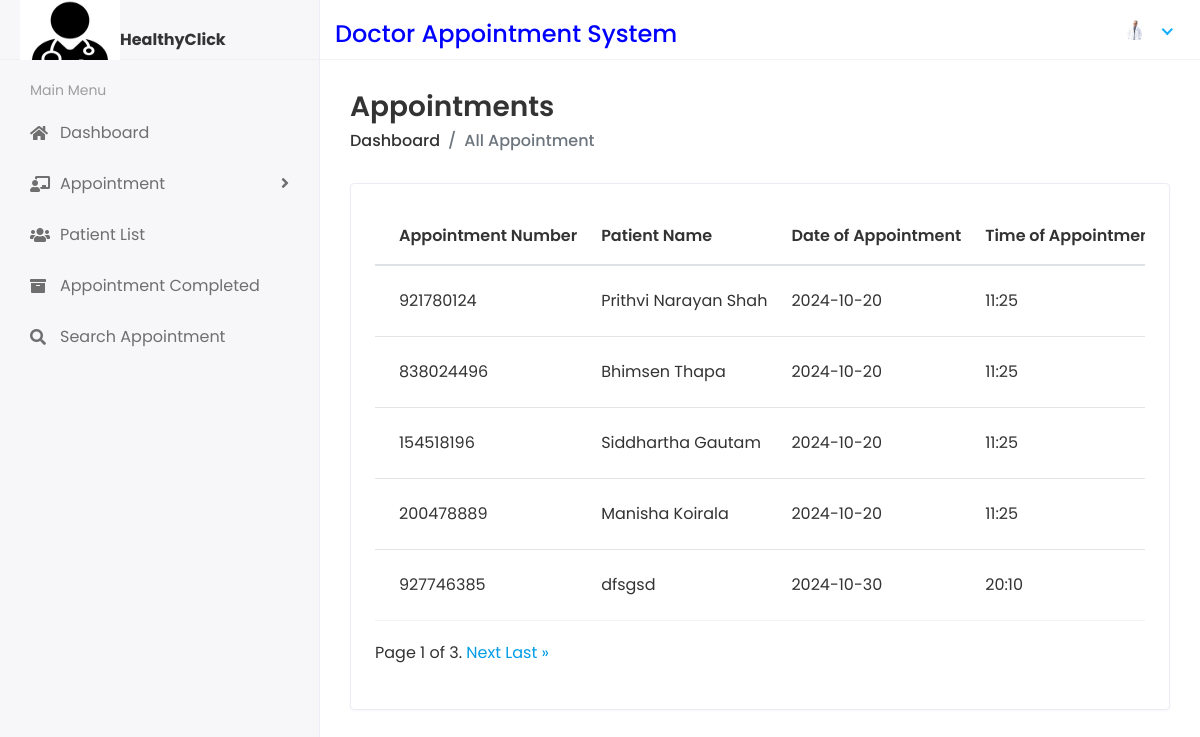
/Doctor/ViewAppointment (signed in), run on the app's committed database.
### dasapp/models.py (models this page shows, shortened)
class CustomUser(AbstractUser):
    USER = {
        (1, "admin"),
        (2, "doc"),
    }
    user_type = models.CharField(choices=USER, max_length=50, default=1)
    profile_pic = models.ImageField(upload_to="profile_pics/", blank=True, null=True)

class Appointment(models.Model):
    appointmentnumber = models.IntegerField(default=0)
    fullname = models.CharField(max_length=250)
    mobilenumber = models.CharField(max_length=11)
    email = models.EmailField(max_length=100)
    date_of_appointment = models.CharField(max_length=250)
    time_of_appointment = models.CharField(max_length=250)
    doctor_id = models.ForeignKey(DoctorReg, on_delete=models.CASCADE)
    additional_msg = models.TextField(blank=True)
    remark = models.CharField(max_length=250, default=0)
    status = models.CharField(default=0, max_length=200)
    prescription = models.TextField(blank=True, default=0)
    recommendedtest = models.TextField(blank=True, default=0)
    created_at = models.DateTimeField(auto_now_add=True)
    updated_at = models.DateTimeField(auto_now=True)

### docappsystem/docviews.py (the view)
# urls.py: path("Doctor/ViewAppointment", docviews.View_Appointment, name="view_appointment"),
def View_Appointment(request):
    try:
        doctor_admin = request.user
        doctor_reg = DoctorReg.objects.get(admin=doctor_admin)
        view_appointment = Appointment.objects.filter(doctor_id=doctor_reg)
        paginator = Paginator(view_appointment, 5)  # Show 5 appointments per page
        page = request.GET.get("page")
        try:
            view_appointment = paginator.page(page)
        except PageNotAnInteger:
            view_appointment = paginator.page(1)
        except EmptyPage:
            view_appointment = paginator.page(paginator.num_pages)
        context = {"view_appointment": view_appointment}
    except Exception as e:
        context = {"error_message": str(e)}
    return render(request, "doc/view_appointment.html", context)

### templates/doc/view_appointment.html (shortened to what this page needs)
{% extends 'base.html' %}
{% block content %}
<div class="content container-fluid">
  <div class="page-header">
    <div class="row align-items-center">
      <div class="col">
        <h3 class="page-title">Appointments</h3>
        <ul class="breadcrumb">
          <li class="breadcrumb-item">
            <a href="{% url 'doctor_home' %}">Dashboard</a>
          </li>
          <li class="breadcrumb-item active">All Appointment</li>
        </ul>
      </div>
    </div>
  </div>
  <div class="row">
    <div class="col-sm-12">
      <div class="card card-table">
        <div class="card-body">
          <div class="table-responsive">
            <table class="table table-hover table-center mb-0 datatable">
              <thead>
                <tr>
                  <th>Appointment Number</th>
                  <th>Patient Name</th>
                  <th>Date of Appointment</th>
                  <th>Time of Appointment</th>
                </tr>
              </thead>
              <tbody>
                {% for i in view_appointment %}
                <tr>
                  <td>{{i.appointmentnumber}}</td>
                  <td>{{i.fullname}}</td>
                  <td>{{i.date_of_appointment}}</td>
                  <td>{{i.time_of_appointment}}</td>
                </tr>
                {% endfor %}
              </tbody>
            </table>
            <div class="pagination"style="padding-top: 20px; padding-bottom: 20px; text-align: center;">
              <span class="step-links">
                <span class="current">
                  Page {{ view_appointment.number }} of {{ view_appointment.paginator.num_pages }}.
                </span>
                {% if view_appointment.has_next %}
                <a href="?page={{ view_appointment.next_page_number }}">Next</a>
                <a href="?page={{ view_appointment.paginator.num_pages }}">Last &raquo;</a>
                {% endif %}
              </span>
            </div>
          </div>
        </div>
      </div>
    </div>
  </div>
</div>
{% endblock %}

### templates/includes/header.html (shortened to what this page needs)
{% load static %}
{% if user.user_type == '1' %}
<div class="header">
    <div class="header-left" style="padding-top: 20px;">
       <a href="{% url 'admin_home' %}">
       <img src="{% static 'assets/img/logo.jpg'%}" width="80" height="80">
       </a>
       <strong>HealthyClick</strong>
    </div>
    <div class="top-nav-search" style="padding-top: 20px;color: blue;">
       <h4>Doctor Appointment System</h4>
    </div>
    <a class="mobile_btn" id="mobile_btn">
    <i class="fas fa-bars"></i>
    </a>
    <ul class="nav user-menu">
       <li class="nav-item dropdown has-arrow">
          <a href="#" class="dropdown-toggle nav-link" data-toggle="dropdown">
          <span class="user-img"><img class="rounded-circle" src="{{request.user.profile_pic.url}}" width="31" ></span>
          </a>
          <div class="dropdown-menu">
             <div class="user-header">
                <div class="avatar avatar-sm">
                   <img src="{{request.user.profile_pic.url}}" alt="User Image" class="avatar-img rounded-circle">
                </div>
                <div class="user-text">
                  <h6>{{user.first_name}} {{user.last_name}}</h6>
                   <p class="text-muted mb-0">Administrator</p>
                </div>
             </div>
             <a class="dropdown-item" href="{% url 'profile' %}">My Profile</a>
             <a class="dropdown-item" href="{% url 'change_password' %}">Setting</a>
             <a class="dropdown-item" href="{% url 'logout' %}">Logout</a>
          </div>
       </li>
    </ul>
 </div>
 {% else  %}
 <div class="header">
   <div class="header-left" style="padding-top: 20px;">
      <a href="{% url 'doctor_home' %}">
      <img src="{% static 'assets/img/logo.jpg'%}" width="100" height="80">
      </a>
      <strong>HealthyClick</strong>
   </div>
   <div class="top-nav-search" style="padding-top: 20px;color: blue;">
      <h4>Doctor Appointment System</h4>
   </div>
   <ul class="nav user-menu">
      <li class="nav-item dropdown has-arrow">
         <a href="#" class="dropdown-toggle nav-link" data-toggle="dropdown">
         <span class="user-img"><img class="rounded-circle" src="{{request.user.profile_pic.url}}" width="31" alt="Doctor"></span>
         </a>
      </li>
   </ul>
</div>{% endif %}

### static/assets/css/style.css (style rules this page uses)
html { height: 100%; }
body { background-color: #fff; color: #333; font-family: 'Poppins', sans-serif; font-size: 1rem; height: 100%; line-height: 1.5; overflow-x: hidden; }
h1, h2, h3, h4, h5, h6 { font-family: 'Poppins', sans-serif; margin-top: 0; }
a { color: #009ce7; }
input, button, a { transition: all 0.4s ease; -moz-transition: all 0.4s ease; -o-transition: all 0.4s ease; -ms-transition: all 0.4s ease; -webkit-transition: all 0.4s ease; }
ul, ol { padding: 0px; list-style: none; }
.table { color: #333; max-width: 100%; margin-bottom: 0; width: 100%; }
.table thead tr th { font-weight: 600; }
.table tbody tr { border-bottom: 1px solid rgba(0, 0, 0, 0.05); }
.table.table-center td, .table.table-center th { vertical-align: middle; }
.card-table .card-body .table > thead > tr > th { border-top: 0; }
.card-table .card-body .table tr td:first-child, .card-table .card-body .table tr th:first-child { padding-left: 1.5rem; }
.card-table .table td, .card-table .table th { border-top: 1px solid #e2e5e8; padding: 1rem 0.75rem; white-space: nowrap; }
.card { border: 1px solid #ececf5; box-shadow: 0 1px 3px 0 rgba(0, 0, 0, 0.03); margin-bottom: 1.875rem; }
.card-body { padding: 1.5rem; }
.header { background-color: #fff; border-bottom: 1px solid #f3f3f4; left: 0; position: fixed; right: 0; top: 0; z-index: 1001; height: 60px; }
.header .header-left { float: left; height: 60px; padding: 0 20px; position: relative; width: 320px; z-index: 1; transition: all 0.2s ease-in-out; background-color: #f7f7fa; border-bottom: 1px solid #efefef; border-right: 1px solid #ececf5; display: flex; align-items: center; }
.header .dropdown-toggle:after { display: none; }
.header .has-arrow .dropdown-toggle:after { border-top: 0; border-left: 0; border-bottom: 2px solid #18aefa; border-right: 2px solid #18aefa; content: ''; height: 8px; display: inline-block; pointer-events: none; -webkit-transform-origin: 66% 66%; -ms-transform-origin: 66% 66%; transform-origin: 66% 66%; -webkit-transform: rotate(45deg); -ms-transform: rotate(45deg); transform: rotate(45deg); -webkit-transition: all 0.15s ease-in-out; transition: all 0.15s ease-in-out; width: 8px; vertical-align: 0px; }
.user-menu { float: right; margin: 0; position: relative; z-index: 99; padding-right: 15px; }
.user-menu.nav > li > a { color: #a0a0a0; font-size: 14px; line-height: 58px; padding: 0 15px; height: 60px; }
.user-img { margin-right: 3px; position: relative; }
.top-nav-search { float: left; margin-left: 15px; }
.page-wrapper > .content { padding: 1.875rem 1.875rem 0; }
.page-header { margin-bottom: 1.875rem; }
.page-header .breadcrumb { background-color: transparent; color: #6c757d; font-size: 1rem; font-weight: 500; margin-bottom: 0; padding: 0; }
.page-header .breadcrumb a { color: #333; }
.page-title { font-size: 28px; font-weight: 600; color: #333; margin-bottom: 5px; }

### data on the page
CustomUser: user.profile_pic (picture)
Appointment: appointmentnumber "921780124", fullname "Prithvi Narayan Shah", date_of_appointment "2024-10-20", time_of_appointment "11:25"
Appointment: appointmentnumber "838024496", fullname "Bhimsen Thapa", date_of_appointment "2024-10-20", time_of_appointment "11:25"
Appointment: appointmentnumber "154518196", fullname "Siddhartha Gautam", date_of_appointment "2024-10-20", time_of_appointment "11:25"
Appointment: appointmentnumber "200478889", fullname "Manisha Koirala", date_of_appointment "2024-10-20", time_of_appointment "11:25"
Appointment: appointmentnumber "927746385", fullname "dfsgsd", date_of_appointment "2024-10-30", time_of_appointment "20:10"

### other printed values
{{ view_appointment.number }} "1"
{{ view_appointment.paginator.num_pages }} "3"
